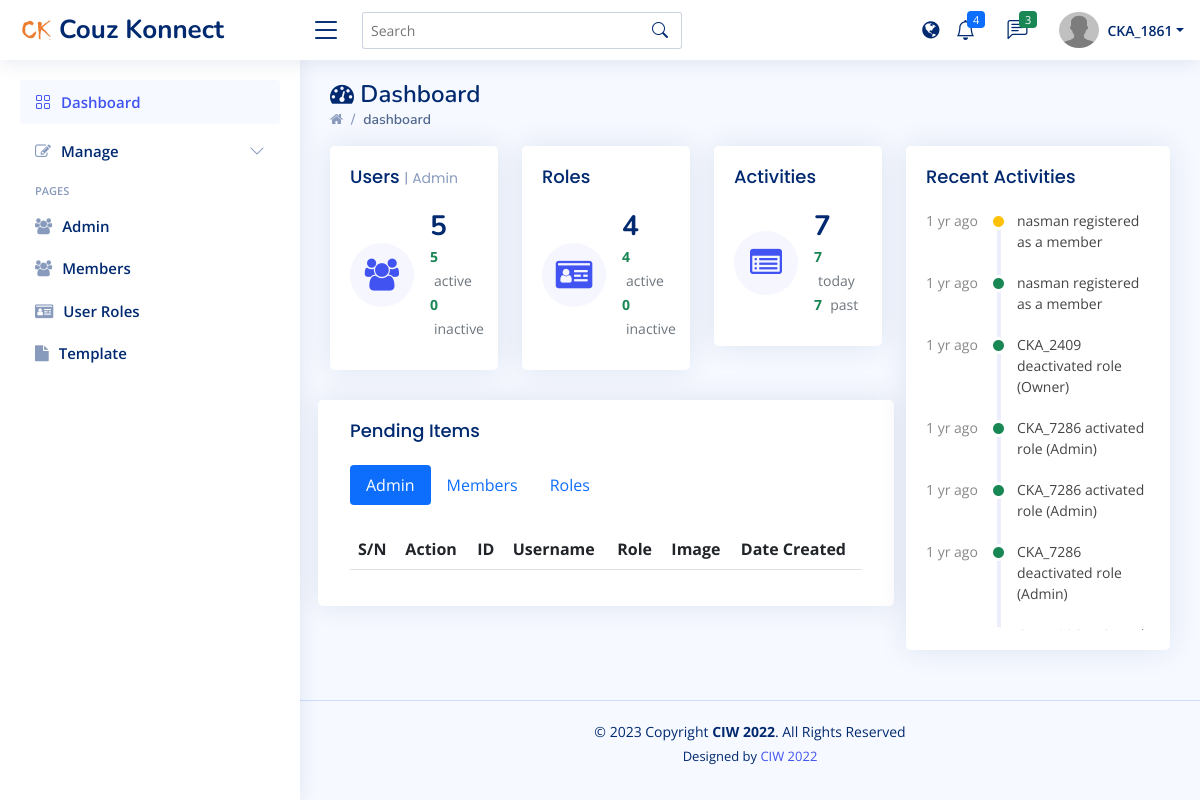
Page /admin/home?shw-pend=admin (signed in) on the committed database.
### tables this page shows
CREATE TABLE `action_logs` (
  `id` int(11) NOT NULL,
  `msg` varchar(255) NOT NULL,
  `type` varchar(10) NOT NULL,
  `dCreated` varchar(20) NOT NULL
);

### admin/includes/config.php (called while the page is built, shortened)
<?php
$appURL = "http://localhost/ciw/miradan-interiors/";
$adminURL = "http://localhost/ciw/miradan-interiors/admin/";
$uploadsURL = "http://localhost/ciw/miradan-interiors/admin/uploads/";
function getTimeAgo($logTime){
    $timeDiff = time() - $logTime;
    $standardTimes = array(
        12 * 30 * 24 * 60 * 60 => 'yr',
        30 * 24 * 60 * 60      => 'mth',
         7 * 24 * 60 * 60      => 'wk',
        24 * 60 * 60           => 'day',
        60 * 60                => 'hr',
        60                     => 'min',
        1                      => 'sec',
    );
    foreach($standardTimes as $secs => $str){
        $timeVal = $timeDiff/$secs;
        if($timeVal >= 1){
            $roundedTime = round($timeVal);
            return $roundedTime." ".$str.($roundedTime > 1 ? 's' : '')." ago";
        }
    }
}
?>

### admin/includes/auth.php (called while the page is built, shortened)
<?php
if(!isset($_SESSION['ck_Admin']) || $_SESSION['ck_Admin'] == ""){
    $_SESSION['authMsg'] = "You must login to continue";
    header("Location: login");
    exit();
}
else{
    $curAdminID = $_SESSION['ck_Admin'];
    $fetchAdminData = mysqli_query($dbConn, "SELECT admin.id, admin.username, admin.email, admin.image, admin.password, admin.dCreated, admin.dUpdated, admin.status, admin.about, admin.fName, admin.mName, admin.lName, admin.phone, admin.company, admin.job, admin.address, admin.country, admin.twurl, admin.fburl, admin.igurl, admin.lkurl, roles.name AS adminRole FROM admin LEFT JOIN roles ON admin.role=roles.id WHERE admin.adminID='$curAdminID'");
    if(mysqli_num_rows($fetchAdminData) < 1){
        $_SESSION['authMsg'] = "Invalid user encountered";
        header("Location: login");
        exit();
    }
    else{
        $adminData = mysqli_fetch_array($fetchAdminData);
        $curAdImage = $adminData['image'];
    }
}
?>

### admin/index.php (the view, shortened to what this page needs)
<?php
include("includes/config.php");
include("includes/auth.php");
?>
<!DOCTYPE html>
<html lang="en">
<head>
    <?php include("includes/head.php"); ?>
</head>
<body>
    <?php include("includes/header.php"); ?>
    <?php include("includes/aside.php"); ?>
    <main id="main" class="main">
        <?php include("includes/page-title.php"); ?>
        <section class="section dashboard">
            <div class="row">
                <div class="col-md-8">
                    <div class="row">
                        <div class="col-md-4">
                            <div class="card info-card sales-card">
                                <div class="card-body">
                                    <h5 class="card-title">Users <span>| Admin</span></h5>
                                    <div class="d-flex align-items-center">
                                        <div class="card-icon rounded-circle d-flex align-items-center justify-content-center">
                                            <i class="fa fa-users"></i>
                                        </div>
                                        <div class="ps-3">
                                            <?php
                                            $cntRows = mysqli_query($dbConn, "SELECT * FROM admin");
                                            $cntRowsAct = mysqli_query($dbConn, "SELECT * FROM admin WHERE status='Active'");
                                            $cntRowsInact = mysqli_query($dbConn, "SELECT * FROM admin WHERE status<>'Active'");
                                            ?>
                                            <h6><?php echo mysqli_num_rows($cntRows); ?></h6>
                                            <span class="text-success small pt-1 fw-bold"><?php echo mysqli_num_rows($cntRowsAct); ?></span> <span class="text-muted small pt-2 ps-1">active</span>
                                            <br>
                                            <span class="text-success small pt-1 fw-bold"><?php echo mysqli_num_rows($cntRowsInact); ?></span> <span class="text-muted small pt-2 ps-1">inactive</span>
                                        </div>
                                    </div>
                                </div>
                            </div>
                        </div>
                        <div class="col-md-4">
                            <div class="card info-card sales-card">
                                <div class="card-body">
                                    <h5 class="card-title">Roles</span></h5>
                                    <div class="d-flex align-items-center">
                                        <div class="card-icon rounded-circle d-flex align-items-center justify-content-center">
                                            <i class="fa fa-id-card"></i>
                                        </div>
                                        <div class="ps-3">
                                            <?php
                                            $cntRows = mysqli_query($dbConn, "SELECT * FROM roles");
                                            $cntRowsAct = mysqli_query($dbConn, "SELECT * FROM roles WHERE status='Active'");
                                            $cntRowsInact = mysqli_query($dbConn, "SELECT * FROM roles WHERE status<>'Active'");
                                            ?>
                                            <h6><?php echo mysqli_num_rows($cntRows); ?></h6>
                                            <span class="text-success small pt-1 fw-bold"><?php echo mysqli_num_rows($cntRowsAct); ?></span> <span class="text-muted small pt-2 ps-1">active</span>
                                            <br>
                                            <span class="text-success small pt-1 fw-bold"><?php echo mysqli_num_rows($cntRowsInact); ?></span> <span class="text-muted small pt-2 ps-1">inactive</span>
                                        </div>
                                    </div>
                                </div>
                            </div>
                        </div>
                        <div class="col-md-4">
                            <div class="card info-card sales-card">
                                <div class="card-body">
                                    <h5 class="card-title">Activities</span></h5>
                                    <div class="d-flex align-items-center">
                                        <div class="card-icon rounded-circle d-flex align-items-center justify-content-center">
                                            <i class="fa fa-list-alt"></i>
                                        </div>
                                        <div class="ps-3">
                                            <?php
                                            $cntRows = mysqli_query($dbConn, "SELECT * FROM action_logs");
                                            $cntRowsAct = mysqli_query($dbConn, "SELECT * FROM action_logs");
                                            $cntRowsInact = mysqli_query($dbConn, "SELECT * FROM action_logs");
                                            ?>
                                            <h6><?php echo mysqli_num_rows($cntRows); ?></h6>
                                            <span class="text-success small pt-1 fw-bold"><?php echo mysqli_num_rows($cntRowsAct); ?></span> <span class="text-muted small pt-2 ps-1">today</span>
                                            <br>
                                            <span class="text-success small pt-1 fw-bold"><?php echo mysqli_num_rows($cntRowsInact); ?></span> <span class="text-muted small pt-2 ps-1">past</span>
                                        </div>
                                    </div>
                                </div>
                            </div>
                        </div>
                    </div>
                    <div class="row">
                        <div class="card">
                            <div class="card-body">
                                <h4 class="card-title">Pending Items</h4>
                                <ul class="nav nav-pills mb-3" role="tablist">
                                    <li class="nav-item" role="presentation">
                                        <a href="<?php echo $adminURL; ?>home?shw-pend=admin" class="nav-link <?php if(isset($_GET['shw-pend']) && $_GET['shw-pend'] == "admin"){ echo "active"; } ?>">Admin</a>
                                    </li>
                                    <li class="nav-item" role="presentation">
                                        <a href="<?php echo $adminURL; ?>home?shw-pend=members" class="nav-link <?php if(isset($_GET['shw-pend']) && $_GET['shw-pend'] == "members"){ echo "active"; } ?>">Members</a>
                                    </li>
                                    <li class="nav-item" role="presentation">
                                        <a href="<?php echo $adminURL; ?>home?shw-pend=roles" class="nav-link <?php if(isset($_GET['shw-pend']) && $_GET['shw-pend'] == "roles"){ echo "active"; } ?>">Roles</a>
                                    </li>
                                </ul>
                                <div class="tab-content pt-2">
                                    <div class="tab-pane fade show <?php if(isset($_GET['shw-pend']) && $_GET['shw-pend'] == "admin"){ echo "active"; } ?>">
                                        <div class="table-responsive x-scroll">
                                            <table class="table datatable">
                                                <thead class="thead-dark">
                                                    <tr>
                                                        <th>S/N</th>
                                                        <th>Action</th>
                                                        <th>ID</th>
                                                        <th>Username</th>
                                                        <th>Role</th>
                                                        <th>Image</th>
                                                        <th>Date Created</th>
                                                    </tr>
                                                </thead>
                                            </table>
                                        </div>
                                    </div>
                                </div>
                            </div>
                        </div>
                    </div>
                </div>
                <div class="col-md-4">
                    <div class="card">
                        <div class="card-body">
                            <h5 class="card-title">Recent Activities</h5>
                            <div class="activity">
                                <?php
                                $query = mysqli_query($dbConn, "SELECT * FROM action_logs ORDER BY dCreated DESC LIMIT 20");
                                $rowNum = mysqli_num_rows($query);
                                if($rowNum > 0){
                                while($row = mysqli_fetch_array($query)){
                                    $msg = $row['msg'];
                                    $type = $row['type'];
                                    $dCreated = strtotime($row['dCreated']);
                                    $timeAgo = getTimeAgo($dCreated);
                                    if($type == "mgmt"){
                                        $textColor = "success";
                                    }
                                    elseif($type == "auth"){
                                        $textColor = "info";
                                    }
                                    elseif($type == "public"){
                                        $textColor = "warning";
                                    }
                                ?>
                                <div class="activity-item d-flex">
                                    <div class="activite-label"><?php echo $timeAgo; ?></div>
                                    <i class='bi bi-circle-fill activity-badge text-<?php echo $textColor; ?> align-self-start'></i>
                                    <div class="activity-content">
                                        <?php echo $msg; ?>
                                    </div>
                                </div>
                                <?php }} else{ ?>
                                <p class="text-info text-uppercase text-center"><strong>No activity yet</strong></p>
                                <?php } ?>
                            </div>
                        </div>
                    </div>
                </div>
            </div>
        </section>
    </main>
    <?php include("includes/footer.php"); ?>
</body>
</html>

### admin/includes/header.php (shortened to what this page needs)
<header id="header" class="header fixed-top d-flex align-items-center">
    <div class="d-flex align-items-center justify-content-between">
        <a href="<?php echo $adminURL; ?>home" class="logo d-flex align-items-center">
            <img src="<?php echo $adminURL; ?>assets/img/my-logo.png" alt="">
            <span class="d-none d-lg-block">Couz Konnect</span>
        </a>
        <i class="bi bi-list toggle-sidebar-btn"></i>
    </div>
    <div class="search-bar">
        <form class="search-form d-flex align-items-center" method="POST" action="#">
            <input type="text" name="query" placeholder="Search" title="Enter search keyword">
            <button type="submit" title="Search"><i class="bi bi-search"></i></button>
        </form>
    </div>
    <nav class="header-nav ms-auto">
        <ul class="d-flex align-items-center">
            <li class="nav-item">
                <a href="<?php echo $appURL; ?>" class="nav-icon" title="Website" target="_blank"><i class="fa fa-globe"></i></a>
            </li>
            <li class="nav-item dropdown">
                <a class="nav-link nav-icon" href="#" data-bs-toggle="dropdown">
                    <i class="bi bi-bell"></i>
                    <span class="badge bg-primary badge-number">4</span>
                </a>
            </li>
            <li class="nav-item dropdown">
                <a class="nav-link nav-icon" href="#" data-bs-toggle="dropdown">
                    <i class="bi bi-chat-left-text"></i>
                    <span class="badge bg-success badge-number">3</span>
                </a>
            </li>
            <li class="nav-item dropdown pe-3">
                <a class="nav-link nav-profile d-flex align-items-center pe-0" href="#" data-bs-toggle="dropdown">
                    <img src="<?php echo $uploadsURL; ?>images/users/admin/<?php echo $curAdImage; ?>" alt="Profile" class="rounded-circle" width="40" height="40">
                    <span class="d-none d-md-block dropdown-toggle ps-2"><?php echo strtoupper($curAdminID); ?></span>
                </a>
            </li>
        </ul>
    </nav>
</header>

### rows in the picture
action_logs: dCreated "1 yr ago", msg "nasman registered as a member"
action_logs: dCreated "1 yr ago", msg "nasman registered as a member"
action_logs: dCreated "1 yr ago", msg "CKA_2409 deactivated role (Owner)"
action_logs: dCreated "1 yr ago", msg "CKA_7286 activated role (Admin)"
action_logs: dCreated "1 yr ago", msg "CKA_7286 activated role (Admin)"
action_logs: dCreated "1 yr ago", msg "CKA_7286 deactivated role (Admin)"

### other values in the picture
$curAdminID "CKA_1861"
PAGE_TITLE "Dashboard"
BREADCRUMB "dashboard"
mysqli_num_rows($cntRows) "5"
mysqli_num_rows($cntRowsAct) "5"
mysqli_num_rows($cntRowsInact) "0"
mysqli_num_rows($cntRows) "4"
mysqli_num_rows($cntRowsAct) "4"
mysqli_num_rows($cntRows) "7"
mysqli_num_rows($cntRowsAct) "7"
mysqli_num_rows($cntRowsInact) "7"
